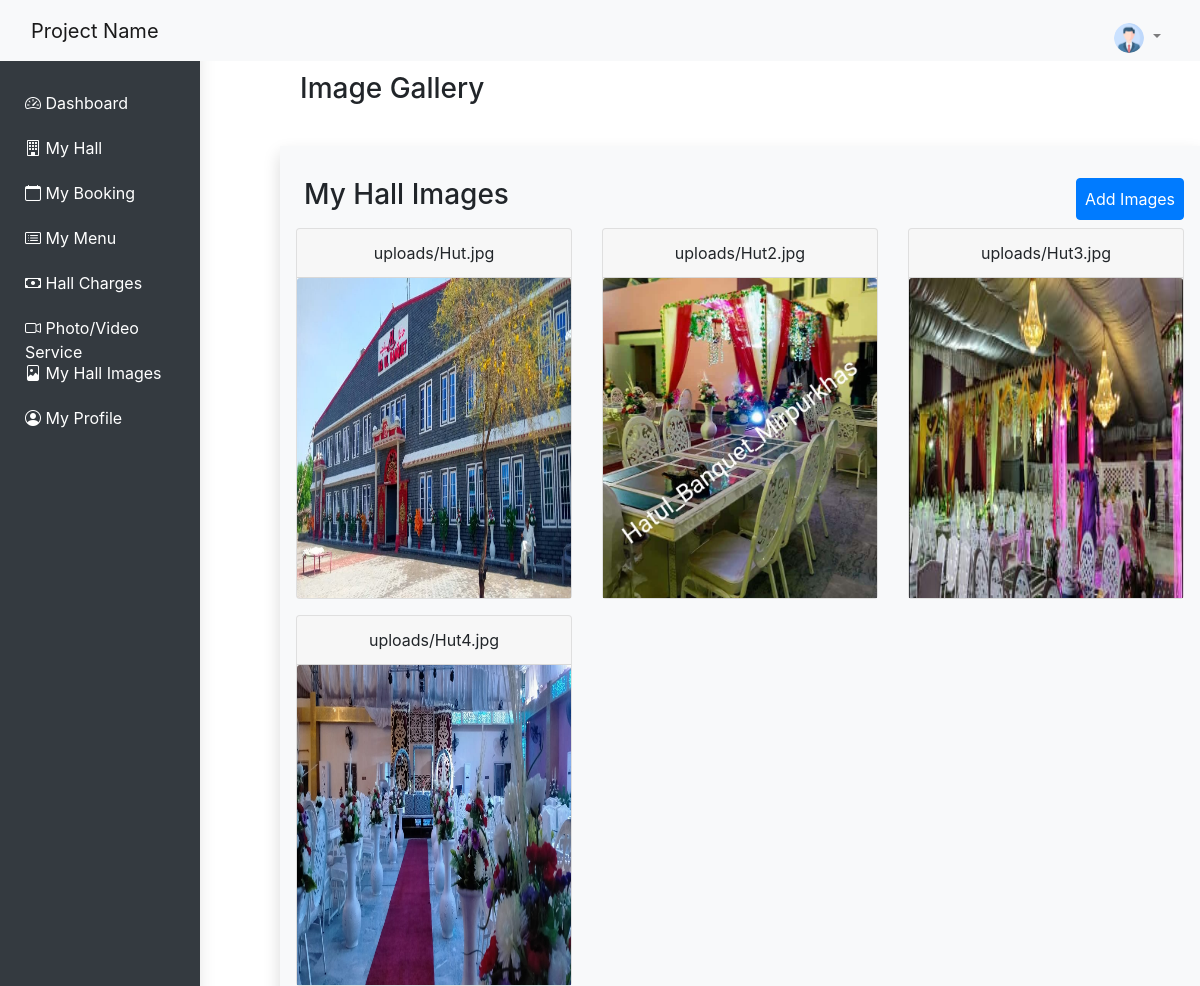
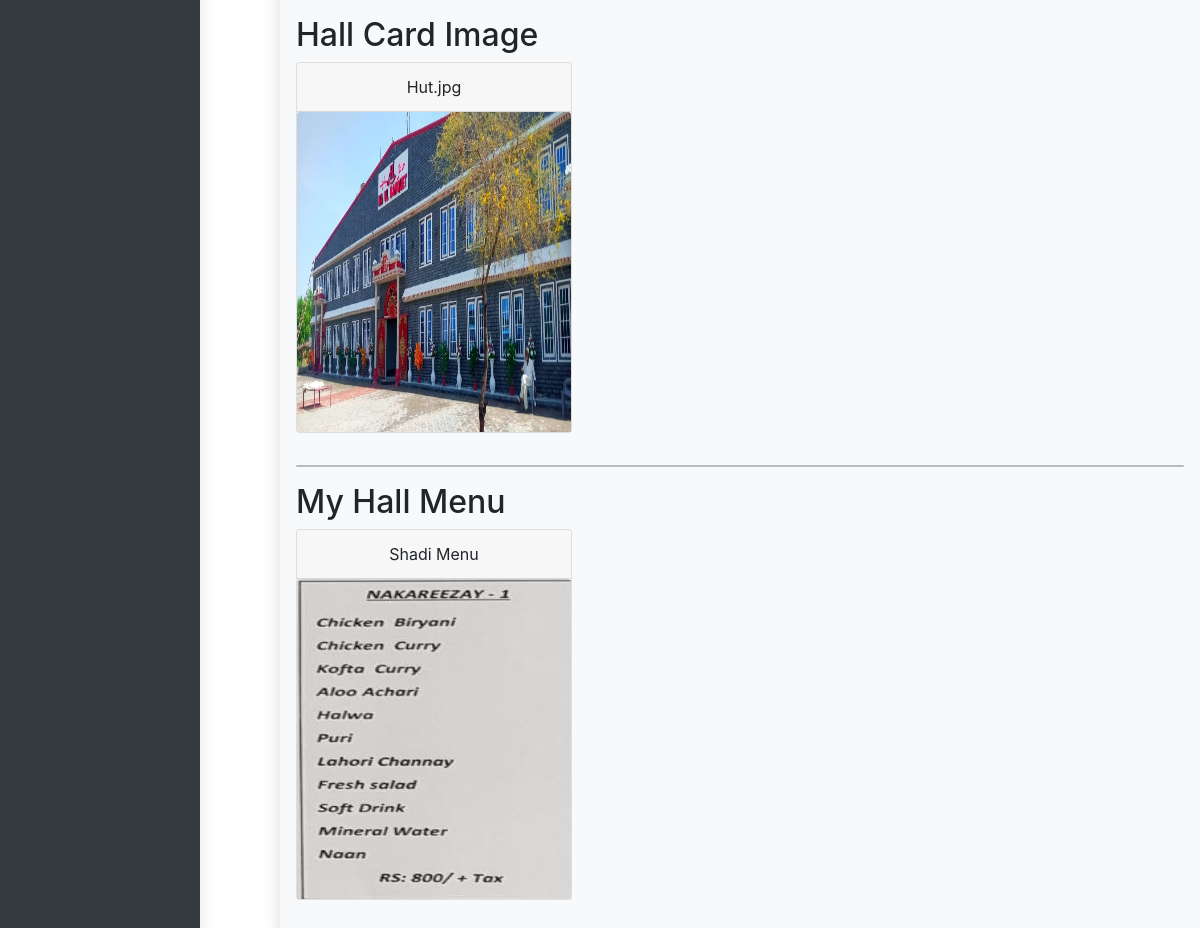
/MHBS/dashboard/myhallimages.php (signed in), run on the app's committed database (2 pictures, top to bottom).
### tables this page shows
CREATE TABLE `hall_images` (
  `image_id` int(11) NOT NULL,
  `hall_id` int(11) NOT NULL,
  `image_path` varchar(255) NOT NULL
);

CREATE TABLE `hall_card_image` (
  `hall_card_image_id` int(11) NOT NULL,
  `hall_id` int(11) NOT NULL,
  `image_path` varchar(255) NOT NULL
);

CREATE TABLE `menu` (
  `menu_id` int(11) NOT NULL,
  `hall_id` int(11) NOT NULL,
  `menu_name` varchar(255) NOT NULL,
  `menu_price` int(255) NOT NULL,
  `menu_items` int(255) NOT NULL,
  `menu_image` varchar(255) NOT NULL
);

### MHBS/functions.php (called while the page is built)
<?php
function getUsernameByID($id) {
    global $con;
    $query = mysqli_query($con,"SELECT fullname FROM users where id='$id'");
    $records = mysqli_num_rows($query);
    if($records>0){
        $row = mysqli_fetch_array($query);
        return $row["fullname"];
    }
    else
    {
        return 0;
    }
}
?>

### MHBS/dashboard/myhallimages.php (the view, shortened to what this page needs)
<?php
include("db.php");
if (isset($_SESSION["userid"])) {
    $userId = $_SESSION["userid"];
    $query = mysqli_query($con, "SELECT * FROM `hall_images` WHERE hall_id IN (SELECT hall_id FROM hall_main_info WHERE user_id = $userId)");
    if (mysqli_num_rows($query) > 0) {
?>
<!DOCTYPE html>
<html lang="en">
<head>
    <link rel="stylesheet" href="https://cdn.jsdelivr.net/npm/bootstrap@5.3.2/dist/css/bootstrap.min.css">
</head>
<body>
    <?php include("sidebar.php"); ?>
    <div class="d-flex w-100 my">
        <h3 class="p-2 mt-2">Image Gallery</h3>
    </div>
    <div class="container mt-4 bg-light shadow  p-3 mt-2">
      <div class="d-flex w-100 my">
                <h3 class="p-2 mt-2">My Hall Images</h3>
                <a href="addImages.php" class="btn btn-primary mt-3 ms-auto p-2 mb-2">Add Images</a>
      </div>
        <div class="row">
            <?php
                while ($row = mysqli_fetch_assoc($query)) {
                    $imagePath = $row['image_path'];
            ?>
            <div class="col-md-4 mb-3">
                <div class="card">
                <p class=" card-header text-center"> <?php echo $row['image_path'];?> </p>
                    <div class="wrapper">
                    <img src="<?php echo $imagePath; ?>" class="card-img-top" alt="Image">
                    </div>
                </div>
            </div>
            <?php } ?>
        </div>
        <h2>Hall Card Image</h2>
        <div class="row">
            <?php
                    $query2 = mysqli_query($con, "SELECT image_path FROM `hall_card_image` WHERE hall_id IN (SELECT hall_id FROM hall_main_info WHERE user_id = '$userId')");
                    while ($row2 = mysqli_fetch_assoc($query2)) {
                    $imagePath2 = $row2['image_path'];
            ?>
            <div class="col-md-4 mb-3">
                <div class="card">
                <p class=" card-header text-center"> <?php echo $row2['image_path'];?> </p>
                    <div class="wrapper">
                    <img src="<?php echo $imagePath2; ?>" class="card-img-top" alt="Image">
                    </div>
                </div>
            </div>
            <?php } ?>
        </div>
        <hr class="new5">
        <h2>My Hall Menu</h2>
        <div class="row">
        <?php
                $query3= mysqli_query($con, "SELECT menu_image, menu_name FROM `menu` WHERE hall_id IN (SELECT hall_id FROM hall_main_info WHERE user_id = '$userId')");
                while ($row = mysqli_fetch_assoc($query3)) {
                    $imagePath = $row['menu_image'];
            ?>
            <div class="col-md-4 mb-3">
                <div class="card">
                <p class=" card-header text-center"> <?php echo $row['menu_name'];?> </p>
                    <div class="wrapper">
                    <img src="uploads/<?php echo $imagePath; ?>" class="card-img-top" alt="Image">
                    </div>
                </div>
            </div>
            <?php } ?>
        </div>
    </div>
</body>
</html>
<?php
    }
} else {
    header("location: ../loginform.php");
}
?>

### MHBS/dashboard/db.php (shortened to what this page needs)
<link href="https://cdn.jsdelivr.net/npm/bootstrap@5.3.2/dist/css/bootstrap.min.css" rel="stylesheet">
<link href="https://stackpath.bootstrapcdn.com/bootstrap/4.5.2/css/bootstrap.min.css" rel="stylesheet">

### MHBS/links.php (shortened to what this page needs)
<!DOCTYPE html>
<html lang="en">
<head>
  <link href="https://stackpath.bootstrapcdn.com/bootstrap/4.5.2/css/bootstrap.min.css" rel="stylesheet">
  <link href="https://cdn.jsdelivr.net/npm/bootstrap-icons/font/bootstrap-icons.css" rel="stylesheet">
</head>
<body>
</body>
</html>

### MHBS/dashboard/sidebar.php (shortened to what this page needs)
<?php
include("../links.php");
include("db.php");
include("../functions.php");
?>
<!DOCTYPE html>
<html lang="en">
<head>
  <link href="https://stackpath.bootstrapcdn.com/bootstrap/4.5.2/css/bootstrap.min.css" rel="stylesheet">
  <link href="https://cdn.jsdelivr.net/npm/bootstrap-icons/font/bootstrap-icons.css" rel="stylesheet">
</head>
<body>
<nav class="navbar navbar-expand-lg navbar-light bg-light fixed-top">
  <div class="container-fluid">
    <a class="navbar-brand" href="dashboard.php">Project Name</a>
    <div class="collapse navbar-collapse justify-content-end" id="navbarNavDropdown">
      <ul class="navbar-nav">
        <li class="nav-item dropdown">
          <a class="nav-link dropdown-toggle" href="#" id="navbarDropdown" role="button" data-toggle="dropdown" aria-haspopup="true" aria-expanded="false">
          <img src="../images/profile.png" alt="Profile Image" width="30" height="30" class="rounded-circle">
          </a>
            <?php echo getUsernameByID($_SESSION['userid']); ?>
        </li>
      </ul>
    </div>
  </div>
</nav>
<div class="container-fluid">
  <div class="row">
    <nav class="col-md-3 col-lg-2 sidebar bg-dark d-md-block d-lg-block">
    <div class="position-sticky">
    <div class="sidebar-sticky">
        <ul class="nav flex-column">
        <li class="nav-item">
            <a class="nav-link" href="dashboard.php">
              <i class="bi bi-speedometer2"></i> Dashboard
            </a>
          </li>
        <li class="nav-item">
            <a class="nav-link" href="myhall.php">
            <i class="bi bi-building"></i> My Hall
            </a>
          </li>
          <li class="nav-item">
            <a class="nav-link"  href="mybooking.php">
              <i class="bi bi-calendar"></i> My Booking
            </a>
          </li>
          <li class="nav-item">
            <a class="nav-link"  href="mymenu.php">
              <i class="bi bi-card-list"></i> My Menu
            </a>
          </li>
          <li class="nav-item">
            <a class="nav-link"  href="hallcharges.php">
              <i class="bi bi-cash"></i> Hall Charges
            </a>
          </li>
          <li class="nav-item">
            <a class="nav-link"  href="photo-service.php">
              <i class="bi bi-camera-video"></i> Photo/Video Service
            </a>
          </li>
          <li class="nav-item">
            <a class="nav-link"  href="myhallimages.php">
            <i class="bi bi-file-image"></i> My Hall Images
            </a>
          </li>
          <li class="nav-item">
            <a class="nav-link" href="myprofile.php">
              <i class="bi bi-person-circle"></i> My Profile
            </a>
          </li>
        </ul>
      </div>
    </div>
    </nav>
</body>
</html>

### MHBS/dashboard/myhallimages.php (style rules this page uses)
.new5 { border: 1px solid black; border-radius: 5px; }
.wrapper { width: 100%; height: 20rem; }
.card img { width: 100%; height: 100%; }

### MHBS/dashboard/sidebar.php (style rules this page uses)
body { padding-top: 56px; padding-left:280px; background-color:#ffff; height:auto; }
@media (min-width: 992px) { .sidebar { position: fixed; } }
.sidebar { top: 0; bottom: 0; left: 0; z-index: 1000; padding-top: 3.5rem; box-shadow: 0 0.5rem 1rem rgba(0,0,0,0.1); margin-top:20px; }
.nav-link { padding: 0.8rem 1rem; height: 40px; color: white; margin-top:5px; padding:10px; }

### data on the page
hall_images: image_path "uploads/Hut.jpg", image_path (picture)
hall_images: image_path "uploads/Hut2.jpg", image_path (picture)
hall_images: image_path "uploads/Hut3.jpg", image_path (picture)
hall_images: image_path "uploads/Hut4.jpg", image_path (picture)
hall_card_image: image_path "Hut.jpg", image_path (picture)
menu: menu_name "Shadi Menu", menu_image (picture)
